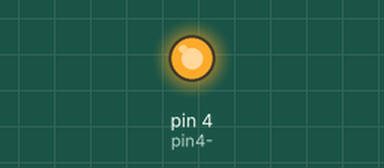
This sketch was run on a simulated Arduino Uno, built with avr-gcc and run on an emulated ATmega328P. Shown: output pins drawn as LEDs (lit = HIGH).

Above: at 0.2 s.
At 3.0 s:
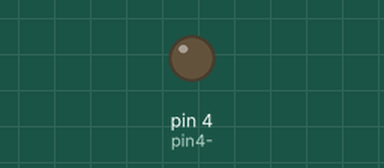
Timing chart, 0 to 7.2 s (numbered marks = the images above):
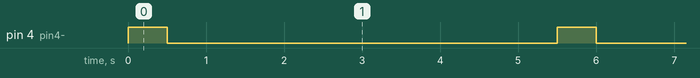

The sketch:

flashlight.ino
```cpp
void setup() {
  // put your setup code here, to run once:
pinMode(4,OUTPUT);//pin4->flashlight
}

void loop() {
  // put your main code here, to run repeatedly:
digitalWrite(4,HIGH);
delay(500);
digitalWrite(4,LOW);
delay(5000);
}
```

Measured:
- by itself, pin 4 (pin4-): alternates HIGH for 0.50 s and LOW for 5.0 s
